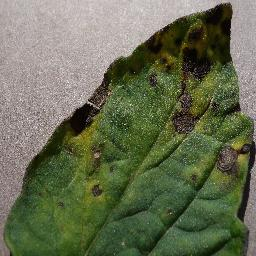
#> input picture samples/tomato_early_blight.jpg, 256 x 256 px
$ python leaf_unsupervised.py ../samples/tomato_early_blight.jpg
#> lines starting #> are read from the running program, lines starting #| are printed output that depends on the picture
"""
Unit 3 on a single leaf photo: PCA, k-means, GMM (EM), and an HMM
(forward-backward + Viterbi) run on the photo's pixels.

Usage (from the plant-disease-ml folder):
    python -m src.leaf_unsupervised samples/tomato_early_blight.jpg
    python -m src.leaf_unsupervised path/to/leaf.jpg --out results --size 256

Results (4 figures + results.txt) go to reports/single_leaf/<photo name>/ unless --out is given.

Needs: pip install numpy opencv-python scikit-learn matplotlib
"""

import argparse
import os
import sys
import warnings

import cv2
import matplotlib
matplotlib.use("Agg")
import matplotlib.pyplot as plt
import numpy as np
from sklearn.cluster import KMeans
from sklearn.decomposition import PCA
from sklearn.exceptions import ConvergenceWarning
from sklearn.metrics import silhouette_score
from sklearn.mixture import GaussianMixture
from sklearn.preprocessing import StandardScaler

SEED = 42
FEATURE_NAMES = ["R", "G", "B", "H", "S", "V", "ExG"]
STATE_NAMES = ["background", "healthy", "lesion"]
STATE_COLOURS = np.array([[40, 40, 40], [46, 125, 50], [230, 160, 0]], dtype=np.uint8)
PROJECT_ROOT = os.path.dirname(os.path.dirname(os.path.abspath(__file__)))

lines = []


def say(text=""):
    print(text)
    lines.append(text)


def heading(text):
    say()
    say("=" * 64)
    say(text)
    say("=" * 64)


def load_image(path, size):
    img = cv2.imread(path)
    if img is None:
        sys.exit(f"Could not read image: {path}")
    img = cv2.resize(img, (size, size), interpolation=cv2.INTER_AREA)
    rgb = cv2.cvtColor(img, cv2.COLOR_BGR2RGB)
    hsv = cv2.cvtColor(img, cv2.COLOR_BGR2HSV)
    return rgb, hsv


def pixel_features(rgb, hsv):
    r, g, b = [rgb[..., i].astype(float) / 255 for i in range(3)]
    h = hsv[..., 0].astype(float) / 179
    s = hsv[..., 1].astype(float) / 255
    v = hsv[..., 2].astype(float) / 255
    exg = 2 * g - r - b
    return np.stack([r, g, b, h, s, v, exg], axis=-1).reshape(-1, len(FEATURE_NAMES))


def name_clusters(raw_features, labels, k):
    """Map arbitrary cluster ids to background / healthy / lesion.
    Background = lowest saturation, healthy = greenest of the rest, lesion = the last one."""
    means = np.array([raw_features[labels == c].mean(axis=0) for c in range(k)])
    sat = means[:, FEATURE_NAMES.index("S")]
    exg = means[:, FEATURE_NAMES.index("ExG")]
    background = int(np.argmin(sat))
    rest = [c for c in range(k) if c != background]
    healthy = max(rest, key=lambda c: exg[c])
    lesion = [c for c in rest if c != healthy][0]
    mapping = np.zeros(k, dtype=int)
    mapping[background], mapping[healthy], mapping[lesion] = 0, 1, 2
    return mapping


def share_table(state_map):
    total = state_map.size
    leaf = np.isin(state_map, [1, 2]).sum()
    for s, name in enumerate(STATE_NAMES):
        say(f"  {name:<11} {100 * (state_map == s).sum() / total:5.1f}% of image")
    lesion_pct = 100 * (state_map == 2).sum() / max(leaf, 1)
    say(f"  lesion area = {lesion_pct:.1f}% of the leaf")
    return lesion_pct


def run_pca(x_scaled, size, out):
    heading("1. PCA  (7 colour features per pixel)")
    pca = PCA(random_state=SEED).fit(x_scaled)
    ratio = pca.explained_variance_ratio_
    cum = np.cumsum(ratio)
    n95 = int(np.searchsorted(cum, 0.95) + 1)
    say(f"  {'component':<10}{'variance':>10}{'cumulative':>12}")
    for i, (r, c) in enumerate(zip(ratio, cum), 1):
        say(f"  PC{i:<8}{100 * r:9.1f}%{100 * c:11.1f}%")
    say(f"  -> {n95} of 7 components keep 95% of the variance")
    top = np.argsort(-np.abs(pca.components_[0]))[:3]
    say("  PC1 is mostly: " + ", ".join(f"{FEATURE_NAMES[i]} ({pca.components_[0][i]:+.2f})" for i in top))

    scores = pca.transform(x_scaled)
    fig, ax = plt.subplots(1, 3, figsize=(15, 4.5))
    ax[0].bar(range(1, 8), 100 * ratio, color="#2E7D32", label="each component")
    ax[0].plot(range(1, 8), 100 * cum, "o-", color="#E65100", label="cumulative")
    ax[0].axhline(95, ls=":", color="grey")
    ax[0].set(xlabel="principal component", ylabel="% variance explained", title="Scree plot")
    ax[0].legend()
    ax[1].imshow(scores[:, 0].reshape(size, size), cmap="viridis")
    ax[1].set_title("PC1 score of every pixel")
    ax[1].axis("off")
    ax[2].imshow(scores[:, 1].reshape(size, size), cmap="viridis")
    ax[2].set_title("PC2 score of every pixel")
    ax[2].axis("off")
    fig.tight_layout()
    fig.savefig(os.path.join(out, "1_pca.png"), dpi=150)
    plt.close(fig)
    return n95


def run_kmeans(x_scaled, raw, rgb, size, out):
    heading("2. k-means  (cluster the pixels by colour, no labels)")
    rng = np.random.default_rng(SEED)
    sample = rng.choice(len(x_scaled), size=min(4000, len(x_scaled)), replace=False)
    ks, inertias, sils = list(range(2, 9)), [], []
    say(f"  {'K':<4}{'inertia':>12}{'silhouette':>12}")
    for k in ks:
        km = KMeans(n_clusters=k, n_init=10, random_state=SEED).fit(x_scaled)
        inertias.append(km.inertia_)
        sils.append(silhouette_score(x_scaled[sample], km.labels_[sample]))
        say(f"  {k:<4}{km.inertia_:12.0f}{sils[-1]:12.3f}")
    say(f"  best silhouette: K = {ks[int(np.argmax(sils))]}")

    km3 = KMeans(n_clusters=3, n_init=10, random_state=SEED).fit(x_scaled)
    mapping = name_clusters(raw, km3.labels_, 3)
    state_map = mapping[km3.labels_].reshape(size, size)
    say("  With K = 3 (background / healthy / lesion):")
    lesion_pct = share_table(state_map)

    fig, ax = plt.subplots(1, 3, figsize=(15, 4.5))
    ax[0].imshow(rgb)
    ax[0].set_title("Original")
    ax[0].axis("off")
    ax[1].imshow(STATE_COLOURS[state_map])
    ax[1].set_title(f"k-means K=3: grey=background, green=healthy,\norange=lesion ({lesion_pct:.1f}% of leaf)")
    ax[1].axis("off")
    ax2 = ax[2].twinx()
    ax[2].plot(ks, inertias, "o-", color="#1565C0")
    ax2.plot(ks, sils, "s-", color="#E65100")
    ax[2].set(xlabel="number of clusters K", title="Elbow (blue) and silhouette (orange)")
    ax[2].set_ylabel("inertia (lower = tighter)", color="#1565C0")
    ax2.set_ylabel("silhouette (higher = better separated)", color="#E65100")
    fig.tight_layout()
    fig.savefig(os.path.join(out, "2_kmeans.png"), dpi=150)
    plt.close(fig)
    return state_map, km3.cluster_centers_


def run_gmm(x_scaled, raw, rgb, size, out, km_centres):
    heading("3. GMM trained with EM  (soft clusters)")
    rng = np.random.default_rng(SEED)
    fit_idx = rng.choice(len(x_scaled), size=min(20000, len(x_scaled)), replace=False)
    xs = x_scaled[fit_idx]
    ks, bics = list(range(1, 9)), []
    say(f"  {'K':<4}{'BIC (lower = better)':>22}")
    for k in ks:
        g = GaussianMixture(n_components=k, covariance_type="full", random_state=SEED).fit(xs)
        bics.append(g.bic(xs))
        say(f"  {k:<4}{bics[-1]:22.0f}")
    say(f"  lowest BIC: K = {ks[int(np.argmin(bics))]}")

    gmm = GaussianMixture(n_components=3, covariance_type="full", max_iter=1,
                          warm_start=True, means_init=km_centres, random_state=SEED)
    trace = []
    with warnings.catch_warnings():
        warnings.simplefilter("ignore", ConvergenceWarning)
        for _ in range(200):
            gmm.fit(x_scaled)
            trace.append(gmm.lower_bound_)
            if len(trace) > 1 and abs(trace[-1] - trace[-2]) < 1e-4:
                break
    drops = sum(1 for a, b in zip(trace, trace[1:]) if b < a - 1e-9)
    say("  EM with K = 3, started from the k-means centres:")
    say(f"  average log-likelihood {trace[0]:.3f} -> {trace[-1]:.3f} "
        f"in {len(trace)} iterations (times it went down: {drops})")

    probs = gmm.predict_proba(x_scaled)
    labels = probs.argmax(axis=1)
    mapping = name_clusters(raw, labels, 3)
    state_map = mapping[labels].reshape(size, size)
    confidence = probs.max(axis=1).reshape(size, size)
    say("  With K = 3:")
    share_table(state_map)
    say(f"  unsure pixels (top probability < 0.9): {100 * (confidence < 0.9).mean():.1f}%")

    fig, ax = plt.subplots(1, 4, figsize=(20, 4.5))
    ax[0].plot(ks, bics, "o-", color="#1565C0")
    ax[0].set(xlabel="number of Gaussian components", ylabel="BIC (lower = better)", title="Choosing K with BIC")
    ax[1].plot(range(1, len(trace) + 1), trace, "o-", color="#E65100", ms=3)
    ax[1].set(xlabel="EM iteration", ylabel="average log-likelihood", title="EM never decreases the likelihood")
    ax[2].imshow(STATE_COLOURS[state_map])
    ax[2].set_title("GMM K=3 hard labels")
    ax[2].axis("off")
    im = ax[3].imshow(confidence, cmap="magma", vmin=0.33, vmax=1)
    ax[3].set_title("How sure GMM is (dark = unsure)")
    ax[3].axis("off")
    fig.colorbar(im, ax=ax[3], fraction=0.046)
    fig.tight_layout()
    fig.savefig(os.path.join(out, "3_gmm_em.png"), dpi=150)
    plt.close(fig)


def forward_backward(obs, pi, A, B):
    """Scaled forward-backward on many sequences at once. obs: (rows, T) symbol ids."""
    rows, T = obs.shape
    N = len(pi)
    alpha = np.zeros((rows, T, N))
    c = np.zeros((rows, T))
    alpha[:, 0] = pi * B[:, obs[:, 0]].T
    c[:, 0] = alpha[:, 0].sum(1)
    alpha[:, 0] /= c[:, 0, None]
    for t in range(1, T):
        alpha[:, t] = (alpha[:, t - 1] @ A) * B[:, obs[:, t]].T
        c[:, t] = alpha[:, t].sum(1)
        alpha[:, t] /= c[:, t, None]
    beta = np.ones((rows, T, N))
    for t in range(T - 2, -1, -1):
        beta[:, t] = ((B[:, obs[:, t + 1]].T * beta[:, t + 1]) @ A.T) / c[:, t + 1, None]
    gamma = alpha * beta
    gamma /= gamma.sum(2, keepdims=True)
    loglik = np.log(c).sum(1)
    return gamma, loglik


def viterbi(obs, pi, A, B):
    """Most likely hidden-state path for many sequences at once (log space)."""
    rows, T = obs.shape
    N = len(pi)
    logA, logB = np.log(A), np.log(B)
    delta = np.log(pi) + logB[:, obs[:, 0]].T
    back = np.zeros((rows, T, N), dtype=int)
    for t in range(1, T):
        scores = delta[:, :, None] + logA[None]
        back[:, t] = scores.argmax(1)
        delta = scores.max(1) + logB[:, obs[:, t]].T
    path = np.zeros((rows, T), dtype=int)
    path[:, -1] = delta.argmax(1)
    for t in range(T - 1, 0, -1):
        path[:, t - 1] = back[np.arange(rows), t, path[:, t]]
    return path, delta.max(1)


def run_hmm(x_scaled, km_states, rgb, size, out, n_symbols=8):
    heading("4. HMM along each pixel row  (forward-backward + Viterbi)")
    say("  Hidden states: background / healthy / lesion")
    say(f"  Observations: each pixel's colour, rounded to 1 of {n_symbols} colour codes")
    codebook = KMeans(n_clusters=n_symbols, n_init=5, random_state=SEED).fit(x_scaled)
    obs = codebook.labels_.reshape(size, size)
    states = km_states

    N = 3
    pi = np.bincount(states[:, 0], minlength=N) + 1.0
    pi /= pi.sum()
    A = np.ones((N, N))
    np.add.at(A, (states[:, :-1].ravel(), states[:, 1:].ravel()), 1)
    A /= A.sum(1, keepdims=True)
    B = np.ones((N, n_symbols))
    np.add.at(B, (states.ravel(), obs.ravel()), 1)
    B /= B.sum(1, keepdims=True)
    say("  Transition matrix A (estimated from the k-means labels, row = from, col = to):")
    say("  " + " " * 12 + "".join(f"{n:>12}" for n in STATE_NAMES))
    for i, n in enumerate(STATE_NAMES):
        say(f"  {n:<12}" + "".join(f"{A[i, j]:12.3f}" for j in range(N)))

    gamma, loglik = forward_backward(obs, pi, A, B)
    path, _ = viterbi(obs, pi, A, B)

    leafy = np.isin(states, [1, 2]).sum(1)
    row = int(np.argmax(leafy))
    say(f"  Example row {row} (the row with the most leaf):")
    say(f"    forward-backward: log P(row's colours | model) = {loglik[row]:.1f}")
    switches_raw = int((states[row, 1:] != states[row, :-1]).sum())
    switches_vit = int((path[row, 1:] != path[row, :-1]).sum())
    say(f"    state changes along the row: k-means {switches_raw}, Viterbi {switches_vit}")
    unsure = (gamma.max(2) < 0.9).mean() * 100
    say(f"  Whole image: pixels where forward-backward is unsure (top prob < 0.9): {unsure:.1f}%")
    changed = 100 * (path != states).mean()
    say(f"  Viterbi relabelled {changed:.1f}% of pixels compared with k-means (removes speckle)")
    say("  Viterbi map:")
    share_table(path)

    fig = plt.figure(figsize=(16, 8))
    g = fig.add_gridspec(2, 3, height_ratios=[1, 1])
    a0 = fig.add_subplot(g[0, 0])
    a0.imshow(rgb)
    a0.axhline(row, color="red", lw=1.5)
    a0.set_title(f"Original (red line = example row {row})")
    a0.axis("off")
    a1 = fig.add_subplot(g[0, 1])
    a1.imshow(STATE_COLOURS[states])
    a1.set_title("k-means labels (input to HMM)")
    a1.axis("off")
    a2 = fig.add_subplot(g[0, 2])
    a2.imshow(STATE_COLOURS[path])
    a2.set_title("Viterbi: most likely states, row by row")
    a2.axis("off")
    a3 = fig.add_subplot(g[1, :])
    x = np.arange(size)
    for s, col in zip(range(N), ["#555555", "#2E7D32", "#E69F00"]):
        a3.plot(x, gamma[row, :, s], color=col, label=f"P({STATE_NAMES[s]}) forward-backward")
    a3.step(x, path[row] / 2, where="mid", color="black", ls="--", label="Viterbi state (0=bg, 0.5=healthy, 1=lesion)")
    a3.set(xlabel="pixel position along the row", ylabel="probability", ylim=(-0.05, 1.05),
           title=f"Row {row}: forward-backward probabilities and the Viterbi path")
    a3.legend(loc="upper right", fontsize=8)
    fig.tight_layout()
    fig.savefig(os.path.join(out, "4_hmm_forward_backward_viterbi.png"), dpi=150)
    plt.close(fig)


def main():
    p = argparse.ArgumentParser(description="PCA, k-means, GMM/EM and HMM on one leaf photo")
    p.add_argument("image", help="path to a leaf photo (jpg/png)")
    p.add_argument("--out", default=None,
                   help="folder for the figures and results.txt (default: reports/single_leaf/<photo name>)")
    p.add_argument("--size", type=int, default=256, help="resize the photo to size x size pixels")
    args = p.parse_args()

    if args.out is None:
        stem = os.path.splitext(os.path.basename(args.image))[0]
        args.out = os.path.join(PROJECT_ROOT, "reports", "single_leaf", stem)
    os.makedirs(args.out, exist_ok=True)
    rgb, hsv = load_image(args.image, args.size)
#> in load_image, img is the input picture: shape (256, 256, 3); mean B, G, R 82.1, 108.8, 102.5
    raw = pixel_features(rgb, hsv)
#> in pixel_features, `exg = 2 * g - r - b`:
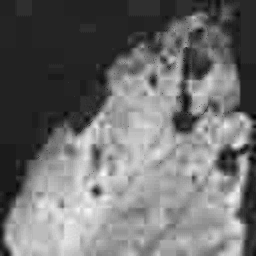
#> exg: shape (256, 256) float64; min -0.11, max 0.435, mean 0.129; drawn with min black and max white
    x_scaled = StandardScaler().fit_transform(raw)
    say(f"Image: {args.image}  ->  {args.size}x{args.size} = {len(raw)} pixels, 7 features each")

    run_pca(x_scaled, args.size, args.out)
#> in run_pca, `ratio = pca.explained_variance_ratio_`: ratio = [0.762, 0.13, 0.0835, 0.0229, 0.0018, 0.000163, 8.92e-18]
#> in run_pca, `cum = np.cumsum(ratio)`: cum = [0.762, 0.892, 0.975, 0.998, 1, 1, 1]
#> in run_pca, `n95 = int(np.searchsorted(cum, 0.95) + 1)`: n95 = 3
#> the loop in run_pca, `for i, (r, c) in enumerate(zip(ratio, cum), 1):` made 7 passes
#> (r, c) on passes 1 to 7: (0.762, 0.762), (0.13, 0.892), (0.0835, 0.975), (0.0229, 0.998), (0.0018, 1), (0.000163, 1), (8.92e-18, 1)
#> (printed output is left out)
#> in run_pca, `top = np.argsort(-np.abs(pca.components_[0]))[:3]`: top = [2, 0, 5]
    km_states, km_centres = run_kmeans(x_scaled, raw, rgb, args.size, args.out)
#> in run_kmeans, `sample = rng.choice(len(x_scaled), size=min(4000, len(x_scaled)), repl..`: sample = 4000 values, max 65516 at index 3969, min 32 at index 1684, mean 32872.3
#> after the loop in run_kmeans, `for k in ks:`: inertias = [162020, 116809.6, 80089.4, 66242.3, 55087.8, 47719.8, 41186.1]; sils = [0.621, 0.506, 0.537, 0.488, 0.405, 0.405, 0.41]
#> in name_clusters, `sat = means[:, FEATURE_NAMES.index("S")]`: sat = [0.71, 0.0768, 0.462]
#> in name_clusters, `exg = means[:, FEATURE_NAMES.index("ExG")]`: exg = [0.123, -0.0255, 0.246]
#> in name_clusters, `background = int(np.argmin(sat))`: background = 1
#> in name_clusters, `rest = [c for c in range(k) if c != background]`: rest = [0, 2]
#> in name_clusters, `healthy = max(rest, key=lambda c: exg[c])`: healthy = 2
#> in name_clusters, `lesion = [c for c in rest if c != healthy][0]`: lesion = 0
#> in run_kmeans, `mapping = name_clusters(raw, km3.labels_, 3)`: mapping = [2, 0, 1]
#> in share_table, `leaf = np.isin(state_map, [1, 2]).sum()`: leaf = 43159
#> in share_table, `lesion_pct = 100 * (state_map == 2).sum() / max(leaf, 1)`: lesion_pct = 29.79
    run_gmm(x_scaled, raw, rgb, args.size, args.out, km_centres)
#> in run_gmm, `fit_idx = rng.choice(len(x_scaled), size=min(20000, len(x_scaled)), re..`: fit_idx = 20000 values, max 65526 at index 9428, min 0 at index 14917, mean 32645.4
#> after the loop in run_gmm, `for k in ks:`: bics = [-137606.5, -299970.6, -480374.3, -485900.3, -527733.9, -544027.8, -558222.2, -568080.1]
#> after the loop in run_gmm, `for _ in range(200):`: trace = 35 values from -11.85 to 12.01
#> in run_gmm, `drops = sum(1 for a, b in zip(trace, trace[1:]) if b < a - 1e-9)`: drops = 0
#> in run_gmm, `mapping = name_clusters(raw, labels, 3)`: mapping = [2, 0, 1]
#> in run_gmm, `confidence = probs.max(axis=1).reshape(size, size)`:
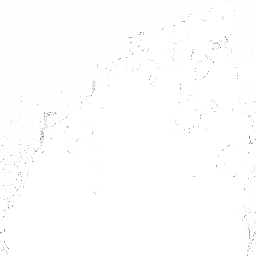
#> confidence: shape (256, 256) float64; min 0.501, max 1, mean 0.998
    run_hmm(x_scaled, km_states, rgb, args.size, args.out)
#> in run_hmm, `obs = codebook.labels_.reshape(size, size)`:
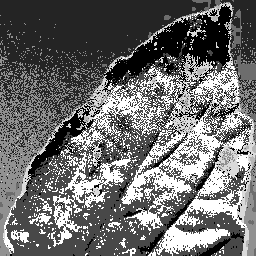
#> obs: shape (256, 256) int32; min 0, max 7, mean 3.01; drawn with min black and max white
#> in run_hmm, `pi = np.bincount(states[:, 0], minlength=N) + 1.0`: pi = [242, 16, 1]
#> in run_hmm, `pi /= pi.sum()`: pi = [0.934, 0.0618, 0.00386]
#> in forward_backward, `N = len(pi)`: N = 3
#> in forward_backward, `gamma = alpha * beta`:
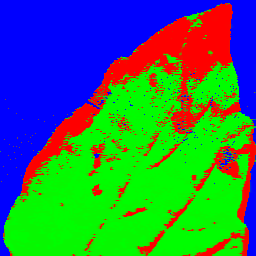
#> gamma: shape (256, 256, 3) float64; mean of channels 0, 1, 2 0.344, 0.469, 0.187; drawn as B, G, R
#> in forward_backward, `loglik = np.log(c).sum(1)`: loglik = 256 values, max -154.7 at index 6, min -374.2 at index 121, mean -270.3
#> in viterbi, `N = len(pi)`: N = 3
#> in viterbi, `delta = np.log(pi) + logB[:, obs[:, 0]].T`: delta = 256 rows, first 8: [-0.451, -13.1, -15.02], [-0.451, -13.1, -15.02], [-0.451, -13.1, -15.02], [-0.451, -13.1, -15.02], [-0.451, -13.1, -15.02], [-0.451, -13.1, -15.02], [-0.451, -13.1, -15.02], [-0.451, -13.1, -15.02]
#> after the loop in viterbi, `for t in range(1, T):`:
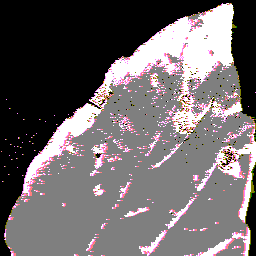
#> back: shape (256, 256, 3) int64; mean of channels 0, 1, 2 0.828, 0.815, 0.863; drawn with min black and max white
#> after the loop in viterbi, `for t in range(T - 1, 0, -1):`:
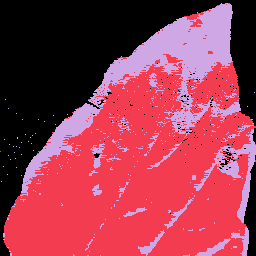
#> path: shape (256, 256) int64; 3 distinct labels, from 0 to 2; one colour per label, 0 black
#> in run_hmm, `leafy = np.isin(states, [1, 2]).sum(1)`: leafy = 256 values, max 247 at index 231, min 0 at index 0, mean 168.6
#> in run_hmm, `row = int(np.argmax(leafy))`: row = 231
#> in run_hmm, `switches_raw = int((states[row, 1:] != states[row, :-1]).sum())`: switches_raw = 22
#> in run_hmm, `switches_vit = int((path[row, 1:] != path[row, :-1]).sum())`: switches_vit = 5
#> in run_hmm, `unsure = (gamma.max(2) < 0.9).mean() * 100`: unsure = 6.26
#> in run_hmm, `changed = 100 * (path != states).mean()`: changed = 7.23
#> in run_hmm, `fig.savefig(os.path.join(out, "4_hmm_forward_backward_viterbi.png"), d..`:
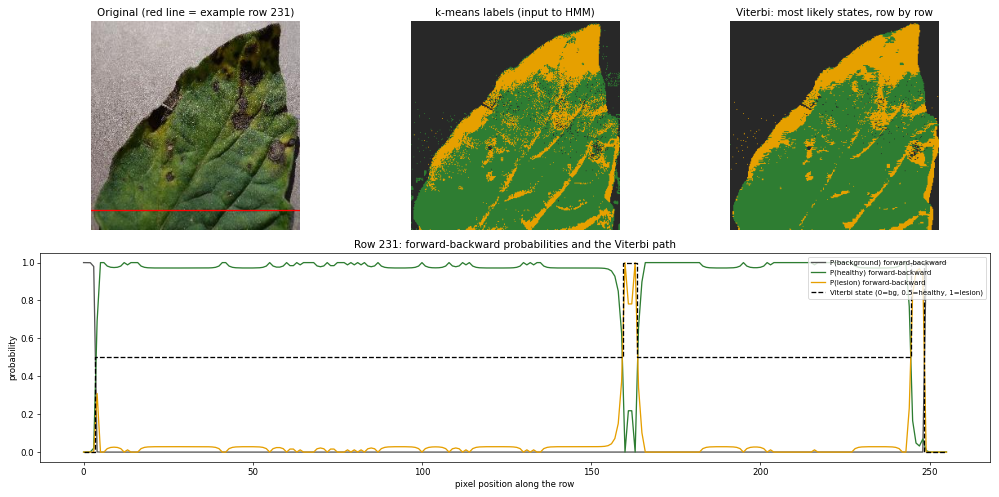
#> figure drawn by matplotlib, 4 panels; panel 4: curve peaks at x = 252, y = 1; panel 4: curve peaks at x = 173, y = 1; panel 4: curve peaks at x = 160, y = 1

    with open(os.path.join(args.out, "results.txt"), "w") as f:
        f.write("\n".join(lines) + "\n")
    print(f"\nSaved figures and results.txt to: {os.path.abspath(args.out)}")


if __name__ == "__main__":
    main()

$ run again, with samples/tomato_yellow_leaf_curl_virus.jpg copied over samples/tomato_early_blight.jpg
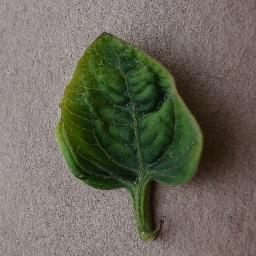
#> input picture samples/tomato_yellow_leaf_curl_virus.jpg, 256 x 256 px
#> in load_image, img is the input picture: shape (256, 256, 3); mean B, G, R 90.6, 103.4, 106.4
#> hsv: shape (256, 256, 3); mean H, S, V 18.6, 67.1, 112.3
#> ratio = [0.799, 0.135, 0.052, 0.012, 0.00192, 0.000248, 0]
#> cum = [0.799, 0.934, 0.986, 0.998, 1, 1, 1]
#> n95 = 3
#> the loop in run_pca, `for i, (r, c) in enumerate(zip(ratio, cum), 1):` made 7 passes
#> (r, c) on passes 1 to 7: (0.799, 0.799), (0.135, 0.934), (0.052, 0.986), (0.012, 0.998), (0.00192, 1), (0.000248, 1), (0, 1)
#> (printed output is left out)
#> top = [2, 0, 5]
#> sample = 4000 values, max 65516 at index 3969, min 32 at index 1684, mean 32872.3
#> after the loop in run_kmeans, `for k in ks:`: inertias = [156785.4, 110393.9, 86240.9, 66078.5, 49313.1, 42241.5, 35346]; sils = [0.609, 0.512, 0.489, 0.502, 0.502, 0.469, 0.449]
#> sat = [0.196, 0.574, 0.0874]
#> in name_clusters, `exg = means[:, FEATURE_NAMES.index("ExG")]`: exg = [-0.0346, 0.206, -0.033]
#> background = 2
#> rest = [0, 1]
#> healthy = 1
#> lesion = 0
#> in run_kmeans, `mapping = name_clusters(raw, km3.labels_, 3)`: mapping = [2, 1, 0]
#> leaf = 37124
#> in share_table, `lesion_pct = 100 * (state_map == 2).sum() / max(leaf, 1)`: lesion_pct = 46.68
#> fit_idx = 20000 values, max 65526 at index 9428, min 0 at index 14917, mean 32645.4
#> after the loop in run_gmm, `for k in ks:`: bics = [-146725.5, -398261.1, -477614, -586832.3, -638799.3, -649378.3, -657476.6, -670737.2]
#> after the loop in run_gmm, `for _ in range(200):`: trace = 26 values from 8.81 to 12.03
#> drops = 0
#> in run_gmm, `mapping = name_clusters(raw, labels, 3)`: mapping = [2, 1, 0]
#> in run_hmm, `pi = np.bincount(states[:, 0], minlength=N) + 1.0`: pi = [257, 1, 1]
#> in run_hmm, `pi /= pi.sum()`: pi = [0.992, 0.00386, 0.00386]
#> in forward_backward, `N = len(pi)`: N = 3
#> in forward_backward, `loglik = np.log(c).sum(1)`: loglik = 256 values, max -217.5 at index 3, min -351.7 at index 159, mean -287.8
#> in viterbi, `N = len(pi)`: N = 3
#> delta = 256 rows, first 8: [-0.38, -15.45, -15.32], [-0.38, -15.45, -15.32], [-0.38, -15.45, -15.32], [-0.38, -15.45, -15.32], [-1.22, -15.45, -6.7], [-0.38, -15.45, -15.32], [-0.38, -15.45, -15.32], [-0.38, -15.45, -15.32]
#> after the loop in viterbi, `for t in range(T - 1, 0, -1):`:
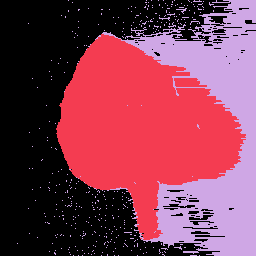
#> path: shape (256, 256) int64; 3 distinct labels, from 0 to 2; one colour per label, 0 black
#> leafy = 256 values, max 202 at index 127, min 48 at index 1, mean 145
#> row = 127
#> switches_raw = 13
#> switches_vit = 4
#> unsure = 12.68
#> changed = 9.22
#> in run_hmm, `fig.savefig(os.path.join(out, "4_hmm_forward_backward_viterbi.png"), d..`:
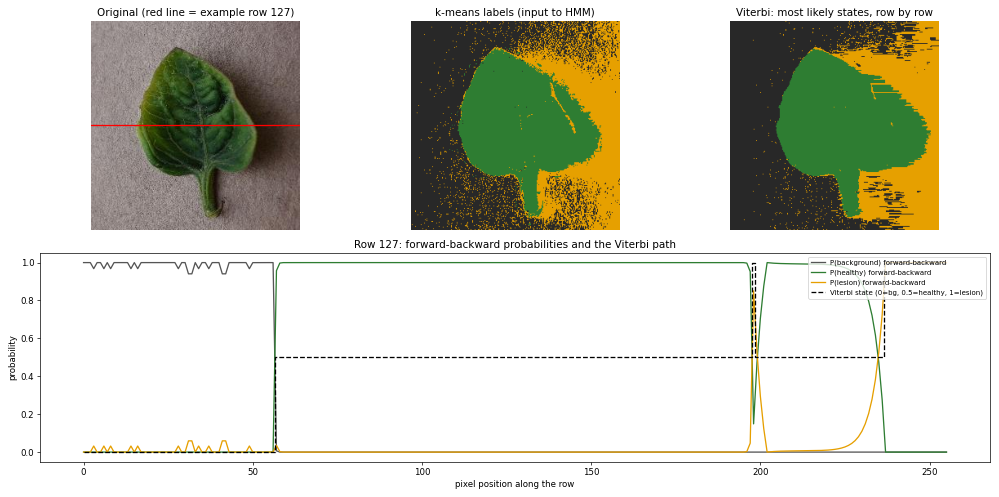
#> figure drawn by matplotlib, 4 panels; panel 4: curve peaks at x = 0, y = 1; panel 4: curve peaks at x = 74, y = 1; panel 4: curve peaks at x = 241, y = 1
